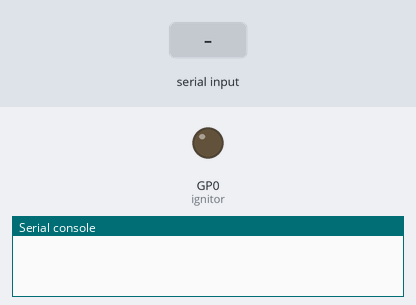
The program below on a simulated Raspberry Pi Pico running MicroPython. Shown: output pins drawn as LEDs (lit = HIGH), the last lines printed to the serial console. The inputs (shaded band) are chosen by the test bench.

Above: at 1.2 s.
1.3 s: "ARM" typed at the serial console, then Enter
2.8 s: "LAUNCH" typed at the serial console, then Enter
At 4.0 s:
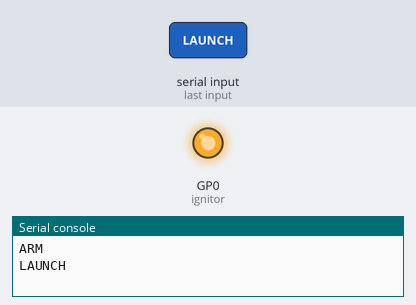
4.3 s: "RESET" typed at the serial console, then Enter
At 5.2 s:
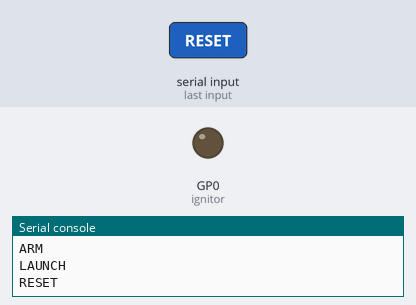
Timing chart, 0 to 7.3 s (numbered marks = the images above; inputs shaded):
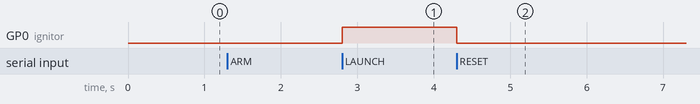

Measured:
- after the input at 2.8 s, GP0 (ignitor): LOW → HIGH at once
- after the input at 4.3 s, GP0 (ignitor): HIGH → LOW at once

The program:

main.py
```python
from machine import Pin
import sys
import uselect
import time

ignitor = Pin(0, Pin.OUT)

# Poll for serial input without blocking
poll = uselect.poll()
poll.register(sys.stdin, uselect.POLLIN)
armed = False

while True:
    if poll.poll(10):
        command = sys.stdin.readline().strip()

        if command == "ARM":
            armed = True

        elif (armed == True and command == "LAUNCH"):
            ignitor.value(1)

        elif command == "RESET":
            ignitor.value(0)
            armed = False
```
